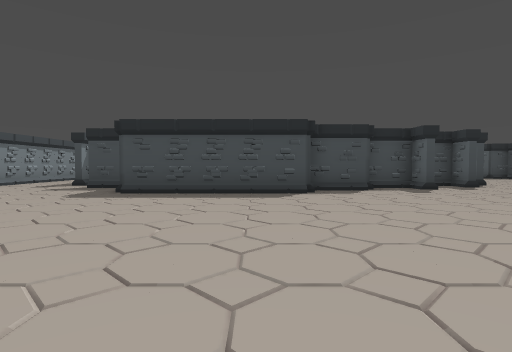
[1] (above)

17 first-person views from a walk through a 3-D level made in the Godot game engine. The camera is 1.5 m above the floor, tilts 2° down and sees 80° across. The floor is counted in squares, 2 m on a side. Each view is taken from the middle of a square. On the plan, view 1 faces up. The plan holds only what a view shows up to about 10 squares ahead; the rest is blank. The place goes on beyond the plan.

[2]
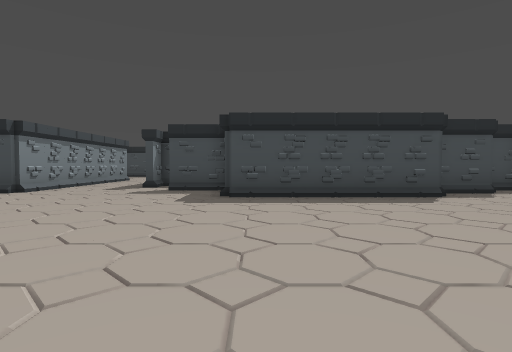

[3]
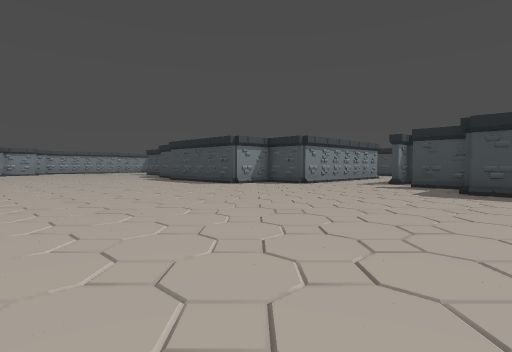

[4]
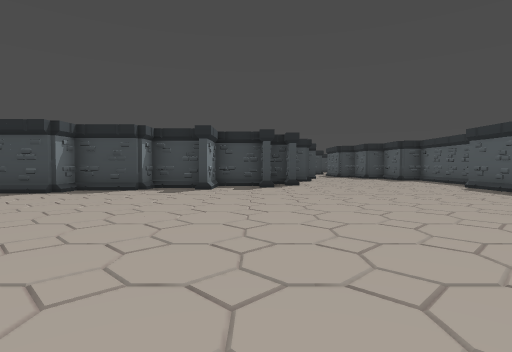

[5]
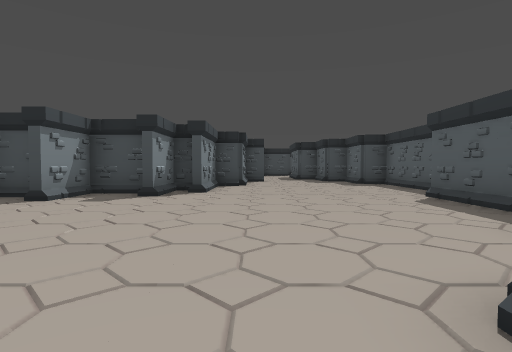

[6]
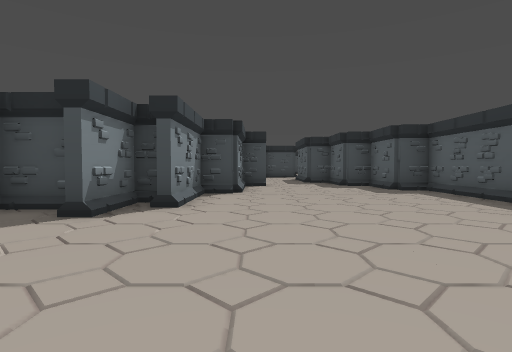

[7]
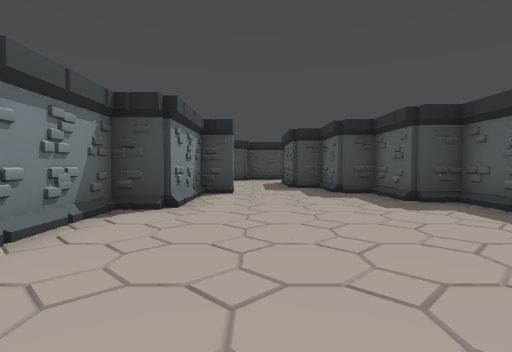

[8]
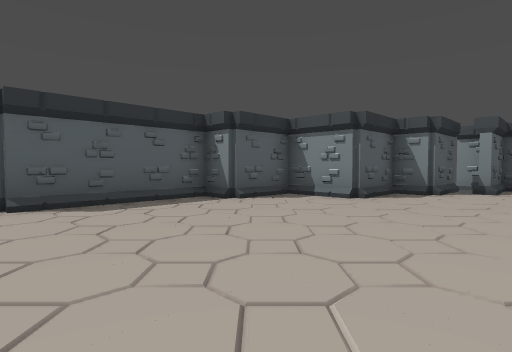

[9]
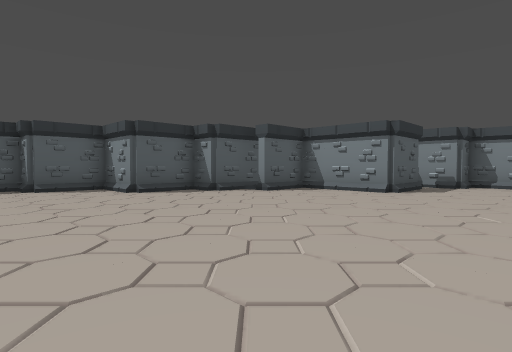

[10]
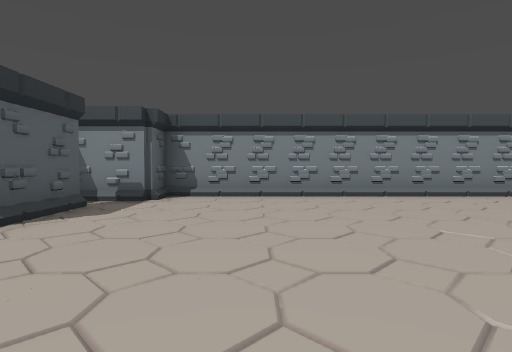

[11]
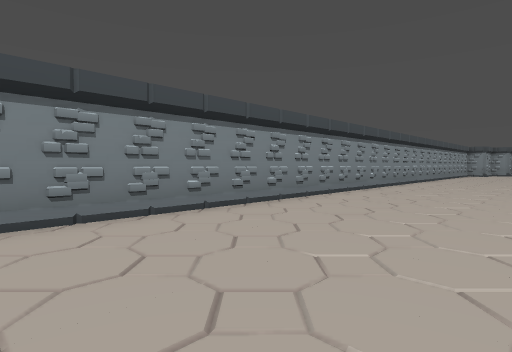

[12]
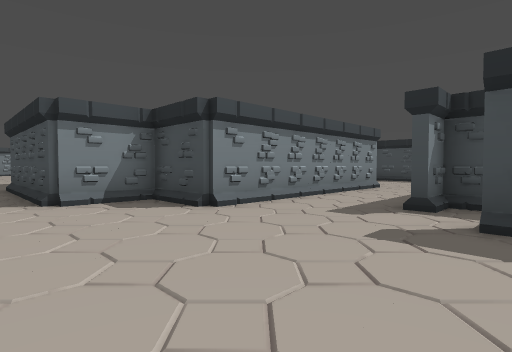

[13]
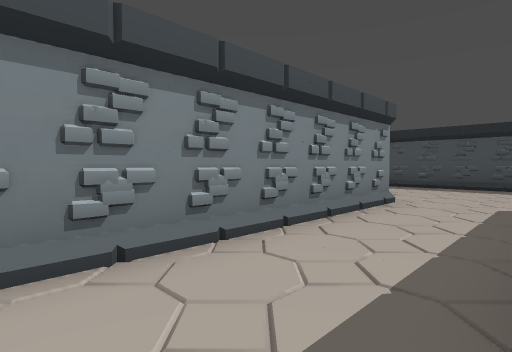

[14]
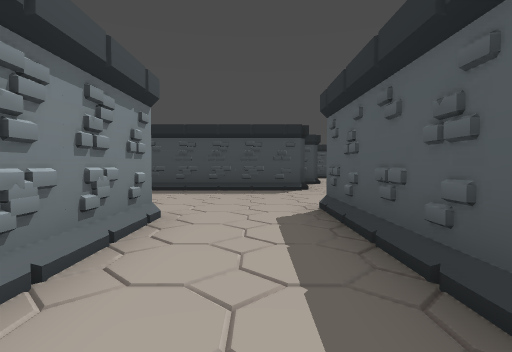

[15]
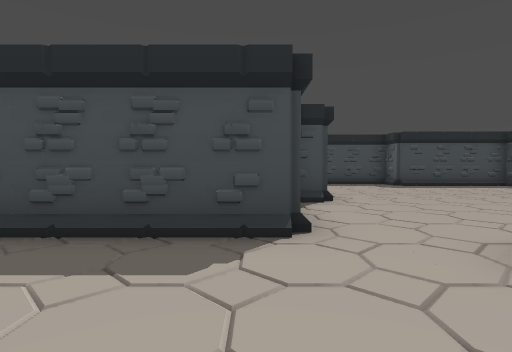

[16]
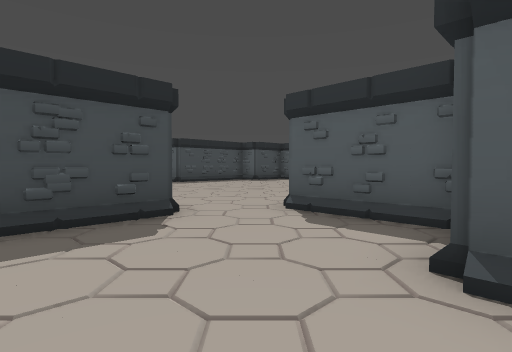

[17]
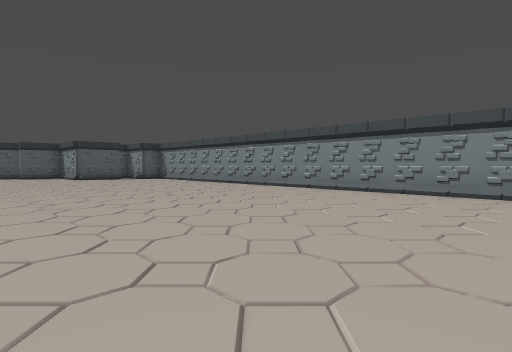

### Floor plan
Key: @ floor where view 1 was taken; # wall or solid block; . floor; / step, stairs or slope.
Columns run from 11 left of view 1 to 16 right of it. Each row starts with its distance up from view 1.
 28       ......
 27       ......
 26       ......
 25      #.....
 24      .....
 23      .....
 22 #####....
 21 #.......
 20  ......#
 19  ......#              ...#
 18  ......#              ...##
 17  ....#              ##....#
 16  #...#              #.....##
 15  #...#             ##......#
 14  #...#             #....../#
 13  #..##             #....../#
 12  #..#.          ####....../#
 11  #....##      ###.#.......
 10 ##......    ###/#......../#
  9 #....../#####//........../#
  8 #......./////............/#
  7 ........................./#
  6  ......................./##
  5  ......................./#
  4 .......................###
  3 .......................#
  2 ......................##
  1 .....................##
  0 ...........@.........#
 -1 .................#####
 -2 .................#
 -3 ...................
 -4  ................##
 -5  #################

Where each view was taken, in squares from view 1:
view 1: 0 up, 0 right, facing up
view 2: 1 up, 3 left, facing up
view 3: 1 down, 2 left, facing up-left
view 4: 0 up, 7 right, facing up
view 5: 3 up, 10 right, facing up
view 6: 6 up, 10 right, facing up
view 7: 9 up, 11 right, facing up
view 8: 11 up, 8 right, facing down-right
view 9: 8 up, 3 right, facing down-right
view 10: 3 up, 3 right, facing down
view 11: 0 up, 0 right, facing down-left
view 12: 6 up, 5 left, facing up-left
view 13: 10 up, 7 left, facing up-left
view 14: 12 up, 8 left, facing up
view 15: 18 up, 7 left, facing up
view 16: 17 up, 9 left, facing up-right
view 17: 4 up, 11 left, facing down-right
